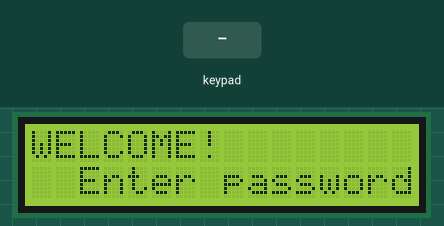
Simulated run of this program. Board: Raspberry Pi (BCM pin numbers). On the bench: 16×2 character LCD. The inputs (shaded band) are chosen by the test bench. Library files of the repository ran but are not shown: LCD1602.py.

Above: at 3.3 s.
3.4 s: keypad keys 1 9 8 4 # pressed 0.4 s apart
At 5.5 s:
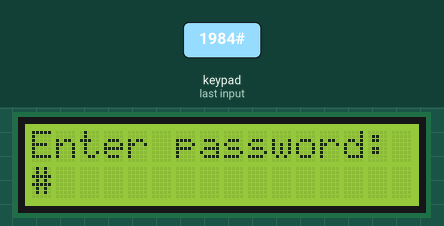
6.9 s: key 'A' pressed
At 7.3 s:
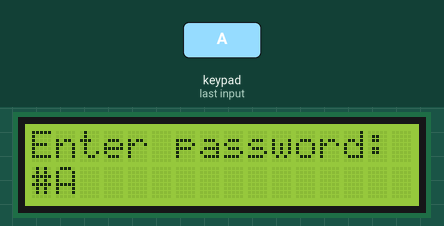
8.5 s: keypad keys 1 9 8 4 * pressed 0.4 s apart
At 11.6 s:
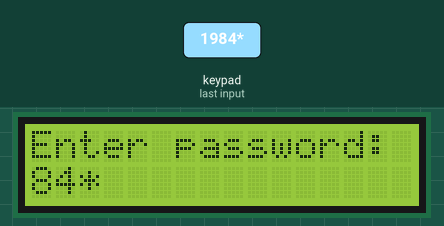
12.0 s: key '1' pressed
At 13.0 s:
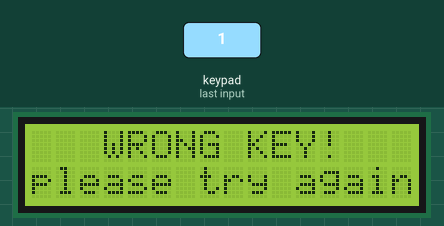
13.7 s: key 'B' pressed
At 15.0 s:
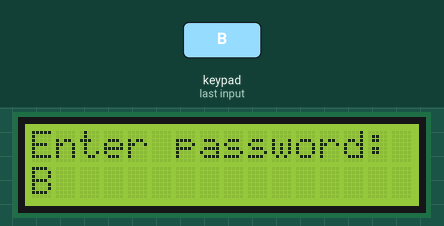
15.3 s: keypad keys 1 9 8 4 A pressed 0.4 s apart
At 18.1 s:
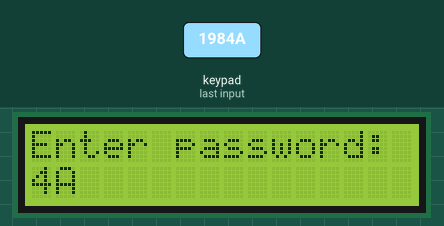
Timing chart, 0 to 19.6 s (numbered marks = the images above; inputs shaded):
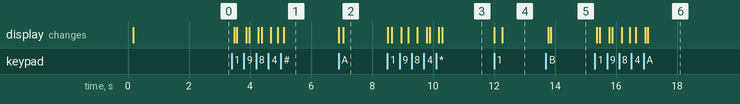

The program:

3.1.6_PasswordLock.py
```python
#!/usr/bin/env python3

import RPi.GPIO as GPIO
import time
import LCD1602

##################### HERE IS erties of Key
class Keypad():

    def __init__(self, rowsPins, colsPins, keys):
        self.rowsPins = rowsPins
        self.colsPins = colsPins
        self.keys = keys
        GPIO.setwarnings(False)
        GPIO.setmode(GPIO.BCM)
        GPIO.setup(self.rowsPins, GPIO.OUT, initial=GPIO.LOW)
        GPIO.setup(self.colsPins, GPIO.IN, pull_up_down=GPIO.PUD_DOWN)

    def read(self):
        pressed_keys = []
        for i, row in enumerate(self.rowsPins):
            GPIO.output(row, GPIO.HIGH)
            for j, col in enumerate(self.colsPins):
                index = i * len(self.colsPins) + j
                if (GPIO.input(col) == 1):
                    pressed_keys.append(self.keys[index])
            GPIO.output(row, GPIO.LOW)
        return pressed_keys

################ EXAMPLE CODE START HERE ################
LENS = 4
password=['1','9','8','4']
testword=['0','0','0','0']
keyIndex=0

def check():
    for i in range(0,LENS):
        if(password[i]!=testword[i]):
            return 0
    return 1

def setup():
    global keypad, last_key_pressed
    rowsPins = [18,23,24,25]
    colsPins = [10,22,27,17]
    keys = ["1","2","3","A",
            "4","5","6","B",
            "7","8","9","C",
            "*","0","#","D"]
    keypad = Keypad(rowsPins, colsPins, keys)
    last_key_pressed = []
    LCD1602.init(0x27, 1)    # init(slave address, background light)
    LCD1602.clear()
    LCD1602.write(0, 0, 'WELCOME!')
    LCD1602.write(2, 1, 'Enter password')
    time.sleep(2)

def destroy():
    LCD1602.clear()
    GPIO.cleanup()

def loop():
    global keyIndex
    while True:
        pressed_keys = keypad.read()
        if len(pressed_keys) != 0:
            if keyIndex < LENS:
                key = pressed_keys[0]  # 只取第一个按键
                testword[keyIndex] = key
                LCD1602.clear()
                LCD1602.write(0, 0, "Enter password:")
                for i in range(keyIndex+1):
                    LCD1602.write(i, 1, testword[i])
                keyIndex += 1
            else:
                keyIndex = 0
        if keyIndex == LENS:
            if check() == 0:
                LCD1602.clear()
                LCD1602.write(3, 0, "WRONG KEY!")
                LCD1602.write(0, 1, "please try again")
            else:
                LCD1602.clear()
                LCD1602.write(4, 0, "CORRECT!")
                LCD1602.write(2, 1, "welcome back")
            keyIndex = 0
        time.sleep(0.1)

if __name__ == '__main__':     # Program start from here
    try:
        setup()
        loop()
    except KeyboardInterrupt:  # When 'Ctrl+C' is pressed, the program destroy() will be  executed.
        destroy()
```

Measured:
- after the input at 3.4 s, the display: first changes after 0.08 s (image 1 shows a later state)
- after the input at 6.9 s, the display: first changes at once (image 2 shows a later state)
- after the input at 8.5 s, the display: first changes at once (image 3 shows a later state)
- after the input at 12.0 s, the display: first changes at once (image 4 shows a later state)
- after the input at 13.7 s, the display: first changes after 0.07 s (image 5 shows a later state)
- after the input at 15.3 s, the display: first changes after 0.07 s (image 6 shows a later state)
